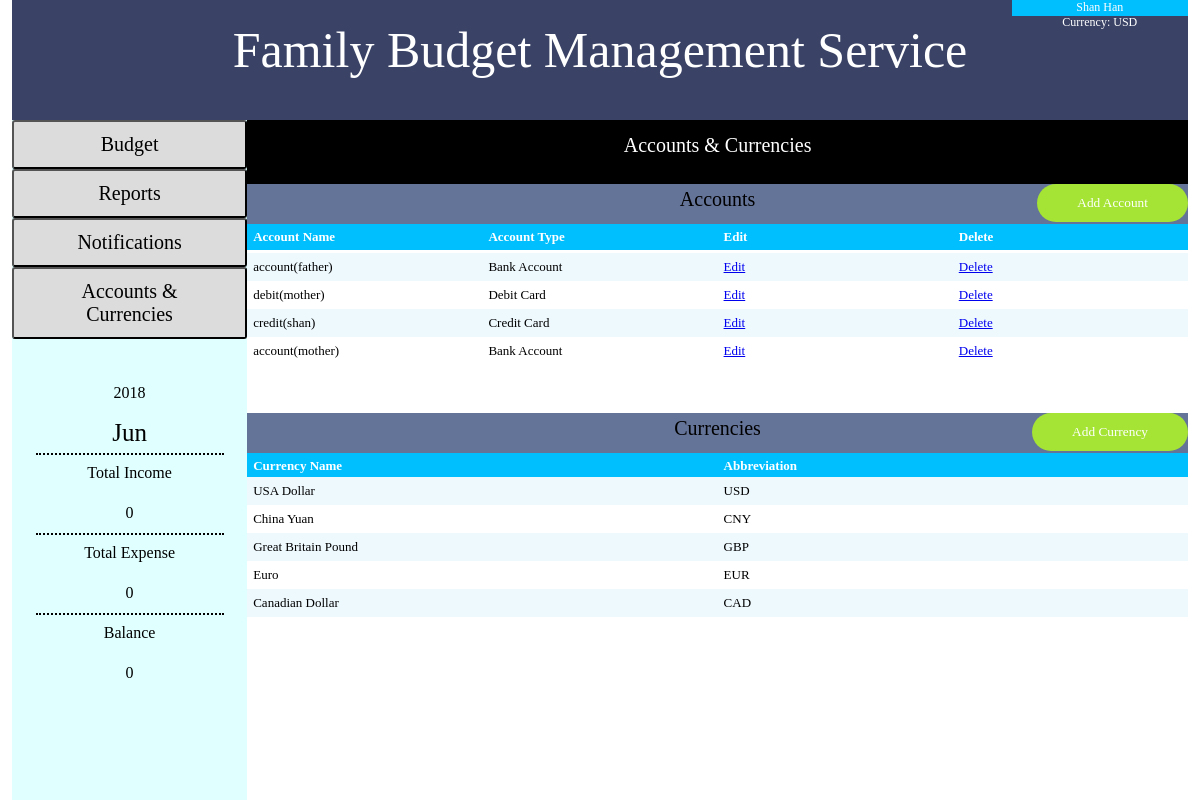
Screenshot of /accounts.php (signed in) with the database file from the repository.
### tables this page shows
CREATE TABLE `User` (
  `User_id` int(11) NOT NULL AUTO_INCREMENT,
  `User_name` varchar(30) NOT NULL,
  `User_phone` varchar(15) NOT NULL,
  `User_email` varchar(30) NOT NULL,
  `User_password` varchar(15) NOT NULL,
  `Currency_id` int(11) NOT NULL,
  PRIMARY KEY (`User_id`),
  KEY `fk_currUser_idx` (`Currency_id`)
);

CREATE TABLE `CurrencyType` (
  `Currency_id` int(11) NOT NULL AUTO_INCREMENT,
  `Currency_name` varchar(45) NOT NULL,
  `Abbreviation` varchar(10) NOT NULL,
  PRIMARY KEY (`Currency_id`)
);

CREATE TABLE `BankAccount` (
  `BankAccount_id` int(11) NOT NULL AUTO_INCREMENT,
  `Account_name` varchar(50) NOT NULL,
  `AccountType_id` int(11) NOT NULL,
  `User_id` int(11) NOT NULL,
  PRIMARY KEY (`BankAccount_id`),
  KEY `fk_UsrBankAcc` (`User_id`),
  KEY `fk_AccTypeBankAcc` (`AccountType_id`),
  CONSTRAINT `fk_AccTypeBankAcc` FOREIGN KEY (`AccountType_id`) REFERENCES `AccountType` (`AccountType_id`),
  CONSTRAINT `fk_UsrBankAcc` FOREIGN KEY (`User_id`) REFERENCES `User` (`User_id`)
);

CREATE TABLE `AccountType` (
  `AccountType_id` int(11) NOT NULL AUTO_INCREMENT,
  `AccountType_name` varchar(15) NOT NULL,
  PRIMARY KEY (`AccountType_id`)
);

### accounts.php (the view, shortened to what this page needs)
<?php
include "model.php";
include "newaccount.php";
include "addCurr.php";
require_once('connection.php');
$conn = mysqli_connect($servername, $username_d, $password, $dbname);
?>
<!DOCTYPE html>
<html>
<head>
	<link rel="stylesheet" href="css/accStyle.css">
</head>
<body>
	<div id="subtitle">
		<p>Accounts & Currencies</p>
	</div>
	<div id="accTit">
		<p>Accounts</p>
		<button class="but" onclick="addAcc()">Add Account</button>
	</div>
	<div id="accTabTit">
		<table class="dataintable">
			<tr>
                <th>Account Name</th>
                <th>Account Type</th>
                <th>Edit</th>
                <th>Delete</th>
            </tr>
		</table>
	</div>
	<div id="accTable">
		<table class="dataintable">
		<?php
		$sql="SELECT * FROM BankAccount WHERE User_id=".$_SESSION['UserId'];
		$result = mysqli_query($conn,$sql);
        $rowcount=mysqli_num_rows($result);
        if($rowcount>0){
        	while($row = mysqli_fetch_row($result)){
        		$accName=$row[1];
        		$typeId=$row[2];
        		$sql1="SELECT AccountType_name FROM AccountType WHERE AccountType_id=".$typeId;
        		$result1 = mysqli_query($conn,$sql1);
                $row1=mysqli_fetch_row($result1);
                echo "<tr><td>".$accName."</td><td>".$row1[0]."</td>
                <td><a href='accEdit.php?aId=".$row[0]."'>Edit</a></td>
                <td><a href='delete.php?delete=accD&deleteId=".$row[0]."'>Delete</a></td></tr>";
        	}
        }
		?>
		</table>
	</div>
		<div id="curTit">
		<p>Currencies</p>
		<button class="but" onclick="addCurr()">Add Currency</button>
	</div>
	<div id="curTabTit">
		<table class="dataintable">
			<tr>
                <th>Currency Name</th>
                <th>Abbreviation</th>
            </tr>
		</table>
	</div>
	<div id="curTable">
		<table class="dataintable">
		<?php
		$sql="SELECT * FROM CurrencyType";
		$result = mysqli_query($conn,$sql);
        $rowcount=mysqli_num_rows($result);
        if($rowcount>0){
        	while($row = mysqli_fetch_row($result)){
                echo "<tr><td>".$row[1]."</td><td>".$row[2]."</td></tr>";
        	}
        }
		?>
		</table>
</body>
</html>

### model.php (shortened to what this page needs)
<?php
require_once('connection.php');
$conn = mysqli_connect($servername, $username_d, $password, $dbname);
?>
<!DOCTYPE html>
<html>
<head>
    <link rel="stylesheet" href="css/modelStyle.css">
</head>
<body>
	<div id="item1">
    	<p>Family Budget Management Service</p>
	</div>
	<div id="item2">
		<ul>
            <li><button class="butt" onclick="window.location.href='budget.php'">Budget</button></li>
            <li><button class="butt" onclick="window.location.href='report.php'">Reports</button></li>
            <li><button class="butt" onclick="window.location.href='notification.php'">Notifications</button></li>
            <li><button class="butt" onclick="window.location.href='accounts.php'">Accounts & Currencies</button></li>
    	</ul>
    	<?php
    	$totIncome=0;
    	$totExpense=0;
        $balance=$totIncome-$totExpense;
        echo "<ul class='three'>
        <li class='center'>".date("Y")."</li>
		<li class='monthSize'>".date("M")."</li>
		<hr class='hrStyle'>
		<li class='center'>Total Income</li>
		<li class='center'>".$totIncome."</li>
		<hr class='hrStyle'>
		<li class='center'>Total Expense</li>
		<li class='center'> ".$totExpense."</li>
        <hr class='hrStyle'>
        <li class='center'>Balance</li>
        <li class='center'> ".$balance."</li>
		</ul>";
    	?>
	</div>
	<div id="userinfo">
		<?php
		$sql="SELECT * FROM User WHERE User_id=".$_SESSION['UserId'];
		$result = mysqli_query($conn,$sql);
        while($row = mysqli_fetch_row($result)){
        	$usrName=$row[1];
            $currencyId=$row[5];
        }
        $sql="SELECT Abbreviation FROM CurrencyType WHERE Currency_id=".$currencyId;
		$result = mysqli_query($conn,$sql);
        while($row = mysqli_fetch_row($result)){
        	$abb=$row[0];
        }
		echo "<p id='one'>".$usrName."</p>
		<p id='one'>Currency: ".$abb."</p>";
		?>
	</div>
</body>
</html>

### newaccount.php (shortened to what this page needs)
<!DOCTYPE html>
<html>
<head>
  <link rel="stylesheet" href="css/addWebs.css">
  <link rel="stylesheet" href="css/addAcc.css">
</head>
<body>
</body>
</html>

### addCurr.php (shortened to what this page needs)
<!DOCTYPE html>
<html>
<head>
	<link rel="stylesheet" href="css/addWebs.css">
    <link rel="stylesheet" href="css/addCurr.css">
</head>
<body>
</body>
</html>

### css/modelStyle.css (style rules this page uses)
html body { position: absolute; left: 1%; height: 100%; width: 98%; }
.but { cursor: pointer; border: none; padding: 11px 40px; background: #A5E434; border-radius: 30px; color: #fff; }
* { margin:0; padding:0; font-family: 'Tahoma', fantasy; }
table.dataintable { border-collapse:collapse; border:0 solid #aaa; }
table.dataintable th { vertical-align:baseline; padding:5px 15px 5px 6px; background-color:#00BFFF; border:0 solid #3F3F3F; text-align:left; color:#fff; width: 20%; }
table.dataintable td { vertical-align:text-top; padding:6px 15px 6px 6px; border:0 solid #aaa; width: 20%; }
table.dataintable tr:nth-child(odd) { background-color:#EEF9FE; }
table.dataintable tr:nth-child(even) { background-color:#fff; }
.butt { background: #DCDCDC; cursor: pointer; border: 2; padding: 11px 40px; font-size:20px; font-family: 'Tahoma', fantasy; border-radius: 3px; color: #000000; width: 100%; }
#item1 { position: absolute; width: 100%; height: 15%; background: #3A4366; }
#item1 p { width:100%; height: 100%; line-height: 100px; text-align: center; color: #FFF; font-family: 'Tahoma', fantasy; font-size: 50px; }
#item2 { position: absolute; background: #E0FFFF; top: 15%; left: 0%; width: 20%; height: 85%; }
#item2 ul { list-style-type:none; }
#userinfo { position: absolute; z-index: 2; left: 85%; width: 15%; height: 2%; top:0%; font-size: 12px; color: #FFF; font-family: 'Tahoma', fantasy; background: #00BFFF; }
#one { text-align: center; }
.three { position: relative; top :5%; text-align: left; list-style-type:none; line-height: 40px; font-family: 'Tahoma', fantasy; }
.monthSize { font-size: 25px; text-align: center; }
.center { text-align: center; }
.hrStyle { position: absolute; width: 80%; left: 10%; border:none; border-top:2px dotted #000000; }

### css/addWebs.css (style rules this page uses)
* { margin:0; padding:0; font-family: 'Tahoma', fantasy; }

### css/accStyle.css (style rules this page uses)
#subtitle { position: absolute; left: 20%; top: 15%; width:80%; height:8%; background:#000000; }
#subtitle p { text-align: center; color: #FFF; font-size: 20px; line-height: 50px; }
#accTit { position: absolute; left: 20%; top: 23%; width: 80%; height: 5%; background: #647398; font-size: 20px; text-align: center; line-height: 30px; }
#accTit button { position: absolute; top: 0%; float: right; right: 0%; }
#curTit { position: absolute; left: 20%; top: 51.6%; width: 80%; height: 5%; background: #647398; font-size: 20px; text-align: center; line-height: 30px; }
#curTit button { position: absolute; top: 0%; float: right; right: 0%; }
#accTabTit { position: absolute; left: 20%; top:28%; font-size: 13px; width: 80%; height: 3%; }
#accTabTit table { width: 100%; height: 100%; }
#curTabTit { position: absolute; left: 20%; top:56.6%; font-size: 13px; width: 80%; height: 3%; }
#curTabTit table { width: 100%; height: 100%; }
#accTable { position: absolute; top:31.6%; left: 20%; width: 80%; background: #FFF; height: 20%; overflow:auto; overflow-y:auto; overflow-x:auto; }
#accTable table { width: 100%; font-size: 13px; }
#curTable { position: absolute; top:59.6%; left: 20%; width: 80%; background: #FFF; height: 20%; overflow:auto; overflow-y:auto; overflow-x:auto; }
#curTable table { width: 100%; font-size: 13px; }

### rows the page displays
user: User_name "Shan Han"
currencytype: Abbreviation "USD", Currency_name "USA Dollar"
bankaccount: Account_name "account(father)", AccountType.AccountType_name "Bank Account"
bankaccount: Account_name "debit(mother)", AccountType.AccountType_name "Debit Card"
bankaccount: Account_name "credit(shan)", AccountType.AccountType_name "Credit Card"
bankaccount: Account_name "account(mother)", AccountType.AccountType_name "Bank Account"
currencytype: Currency_name "China Yuan", Abbreviation "CNY"
currencytype: Currency_name "Great Britain Pound", Abbreviation "GBP"
currencytype: Currency_name "Euro", Abbreviation "EUR"
currencytype: Currency_name "Canadian Dollar", Abbreviation "CAD"

### other values shown
$totIncome "0"
$totExpense "0"
$balance "0"
